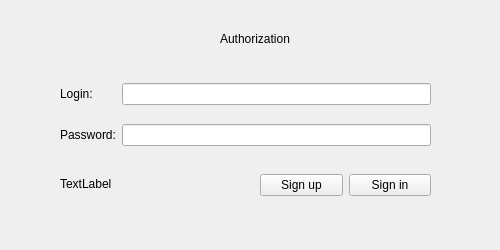
<?xml version="1.0" encoding="UTF-8"?>
<ui version="4.0">
 <class>Frame</class>
 <widget class="QFrame" name="Frame">
  <property name="geometry">
   <rect>
    <x>0</x>
    <y>0</y>
    <width>500</width>
    <height>250</height>
   </rect>
  </property>
  <property name="windowTitle">
   <string>Authorization</string>
  </property>
  <widget class="QWidget" name="gridLayoutWidget">
   <property name="geometry">
    <rect>
     <x>60</x>
     <y>70</y>
     <width>371</width>
     <height>91</height>
    </rect>
   </property>
   <layout class="QGridLayout" name="gridLayout">
    <item row="1" column="0">
     <widget class="QLabel" name="passwordLabel">
      <property name="text">
       <string>Password:</string>
      </property>
     </widget>
    </item>
    <item row="0" column="1">
     <widget class="QLineEdit" name="loginLine"/>
    </item>
    <item row="1" column="1">
     <widget class="QLineEdit" name="passwordLine"/>
    </item>
    <item row="0" column="0">
     <widget class="QLabel" name="loginLabel">
      <property name="text">
       <string>Login:</string>
      </property>
     </widget>
    </item>
   </layout>
  </widget>
  <widget class="QLabel" name="authorizLabel">
   <property name="geometry">
    <rect>
     <x>220</x>
     <y>30</y>
     <width>81</width>
     <height>17</height>
    </rect>
   </property>
   <property name="text">
    <string>Authorization</string>
   </property>
  </widget>
  <widget class="QWidget" name="horizontalLayoutWidget">
   <property name="geometry">
    <rect>
     <x>260</x>
     <y>160</y>
     <width>171</width>
     <height>51</height>
    </rect>
   </property>
   <layout class="QHBoxLayout" name="horizontalLayout">
    <item>
     <widget class="QPushButton" name="signUpButton">
      <property name="text">
       <string>Sign up</string>
      </property>
     </widget>
    </item>
    <item>
     <widget class="QPushButton" name="signInButton">
      <property name="text">
       <string>Sign in</string>
      </property>
     </widget>
    </item>
   </layout>
  </widget>
  <widget class="QLabel" name="warningLabel">
   <property name="geometry">
    <rect>
     <x>60</x>
     <y>170</y>
     <width>191</width>
     <height>27</height>
    </rect>
   </property>
   <property name="text">
    <string>TextLabel</string>
   </property>
  </widget>
 </widget>
 <tabstops>
  <tabstop>loginLine</tabstop>
  <tabstop>passwordLine</tabstop>
  <tabstop>signInButton</tabstop>
  <tabstop>signUpButton</tabstop>
 </tabstops>
 <resources/>
 <connections/>
</ui>
